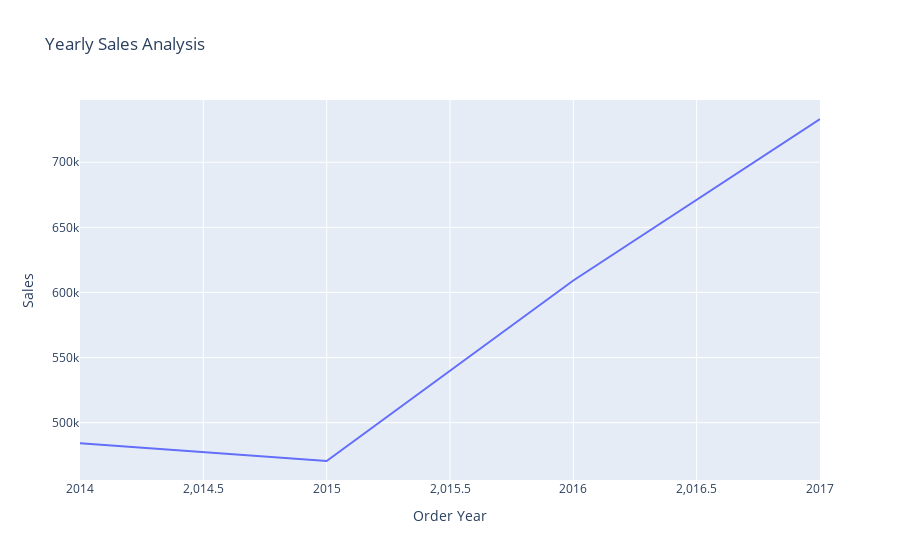

Notebook code cell kept with this figure:
### Markdown cell above
# 2. Yearly Sales Analysis

### Code cell
sale_by_year=da.groupby('Order Year')['Sales'].sum().reset_index()
fig = px.line(sale_by_year, x='Order Year', y='Sales',title='Yearly Sales Analysis')

fig.show()

### Figure 1 — Plotly figure (JSON) as saved in the notebook; plotly's stock layout.template omitted (floating-point values rounded to 4 significant figures)
{"data": [{"hovertemplate": "Order Year=%{x}<br>Sales=%{y}<extra></extra>", "legendgroup": "", "line": {"color": "#636efa", "dash": "solid"}, "marker": {"symbol": "circle"}, "mode": "lines", "name": "", "orientation": "v", "showlegend": false, "type": "scatter", "x": [2014, 2015, 2016, 2017], "xaxis": "x", "y": [484200.0, 470500.0, 609200.0, 733200.0], "yaxis": "y"}], "layout": {"autosize": true, "legend": {"tracegroupgap": 0}, "title": {"text": "Yearly Sales Analysis"}, "xaxis": {"anchor": "y", "autorange": true, "domain": [0, 1], "range": [2014, 2017], "title": {"text": "Order Year"}, "type": "linear"}, "yaxis": {"anchor": "x", "autorange": true, "domain": [0, 1], "range": [455900.0, 747800.0], "title": {"text": "Sales"}, "type": "linear"}}}
